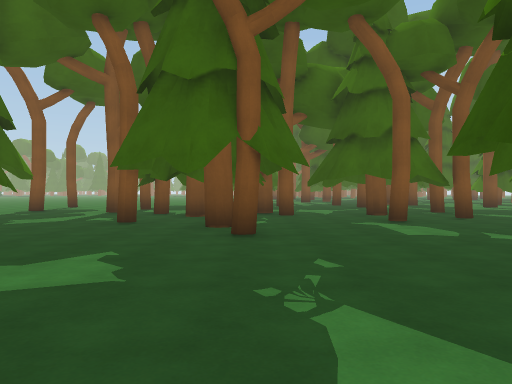
view 1 (above)

24 first-person views from a walk through a 3-D level made in the Unity game engine. The camera is 1.3 m above the floor, looks level and sees 70° across. The floor is counted in squares, 2 m on a side. Each view is taken from the middle of a square. On the plan, view 1 faces up. The plan holds only what a view shows up to about 11 squares ahead; the rest is blank. The place goes on beyond the plan. The player is left out.

view 2
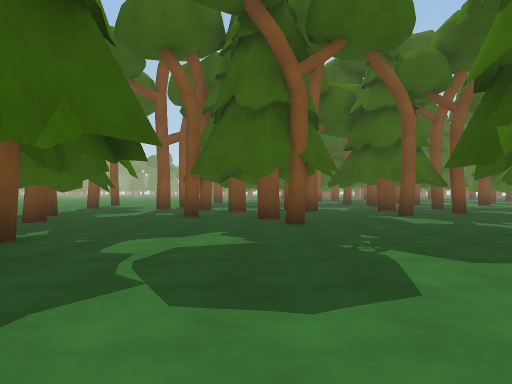

view 3
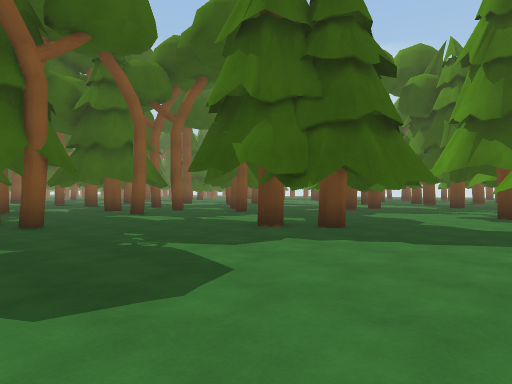

view 4
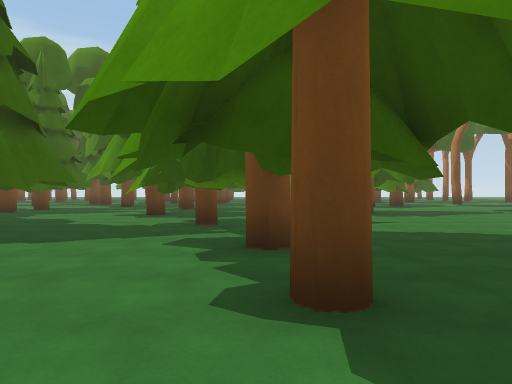

view 5
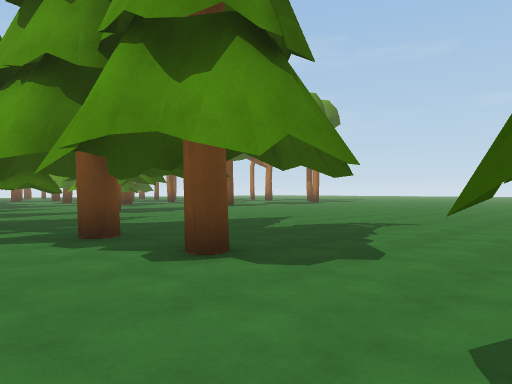

view 6
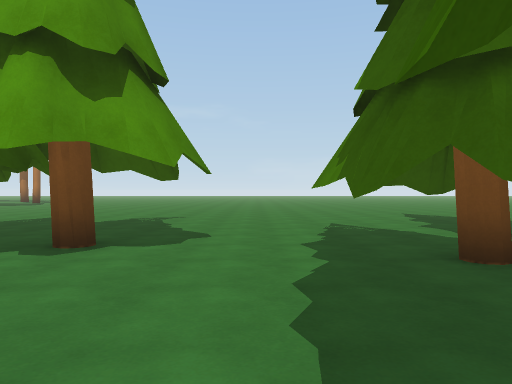

view 7
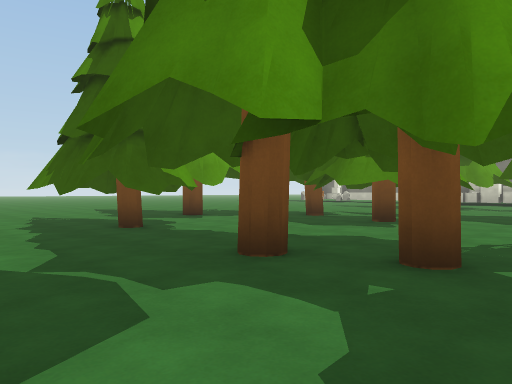

view 8
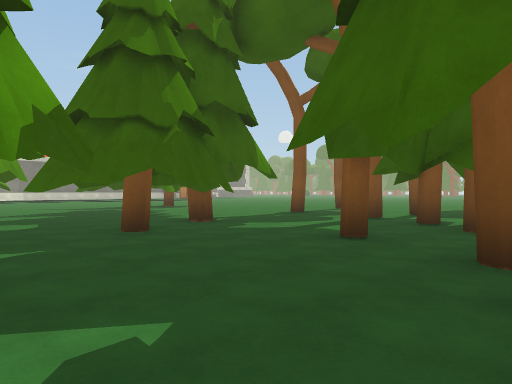

view 9
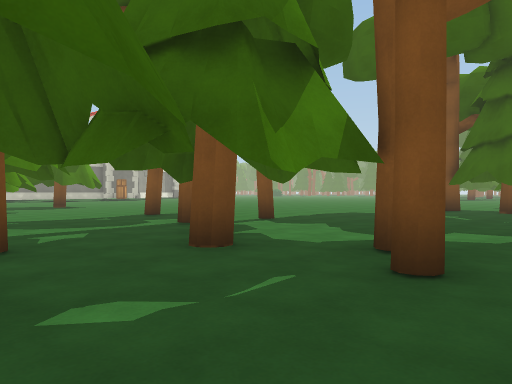

view 10
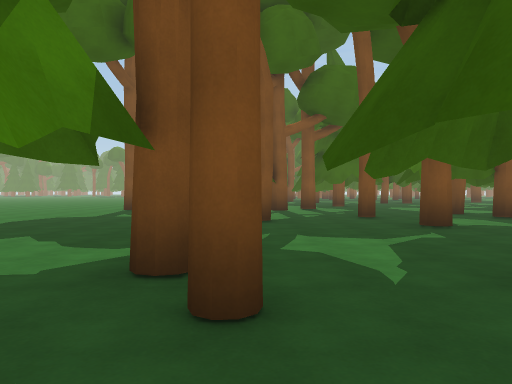

view 11
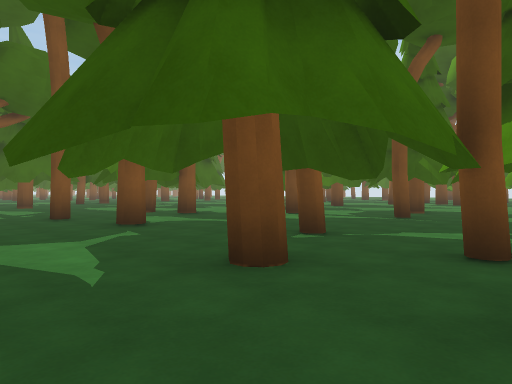

view 12
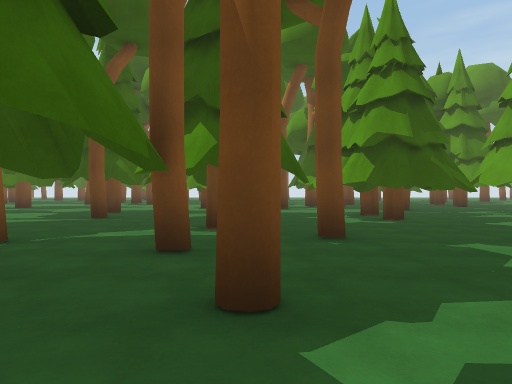

view 13
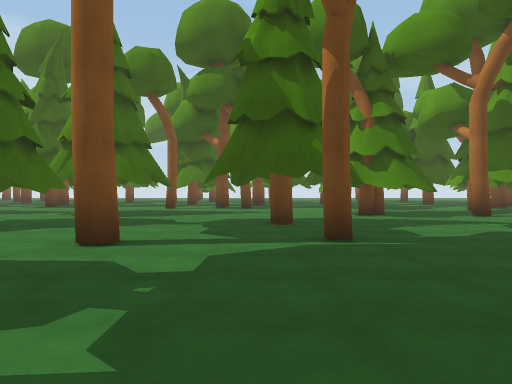

view 14
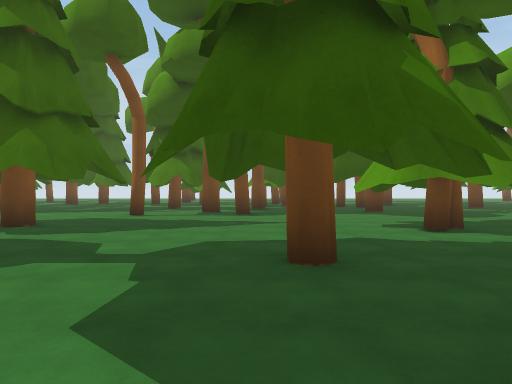

view 15
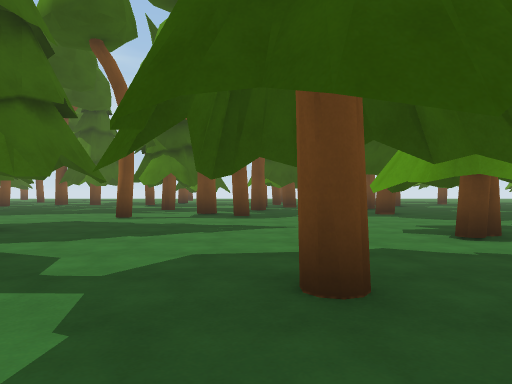

view 16
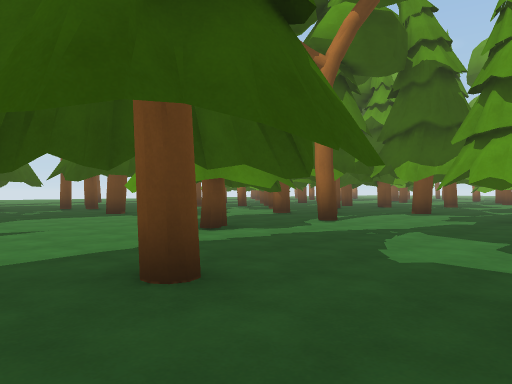

view 17
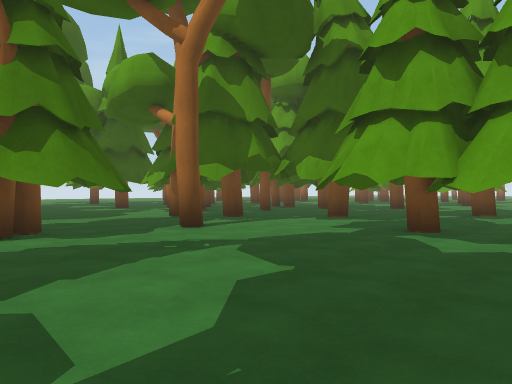

view 18
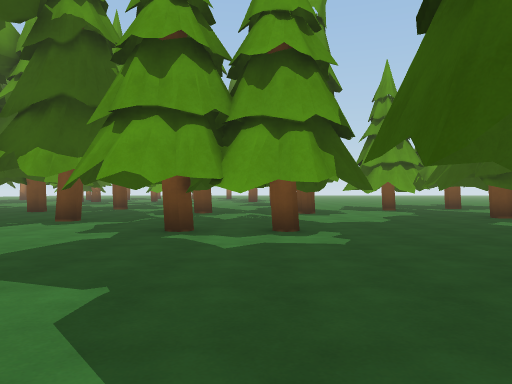

view 19
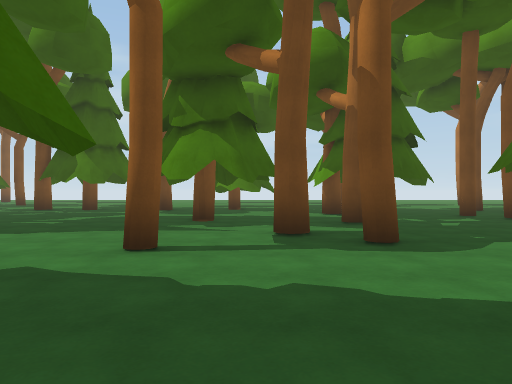

view 20
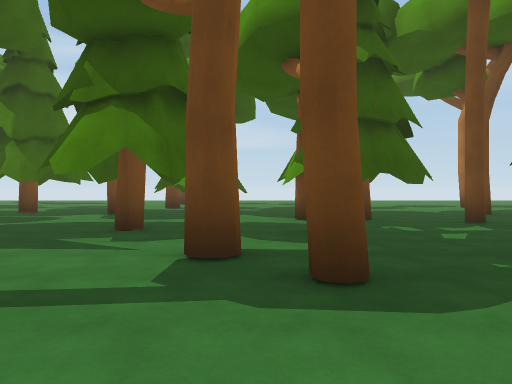

view 21
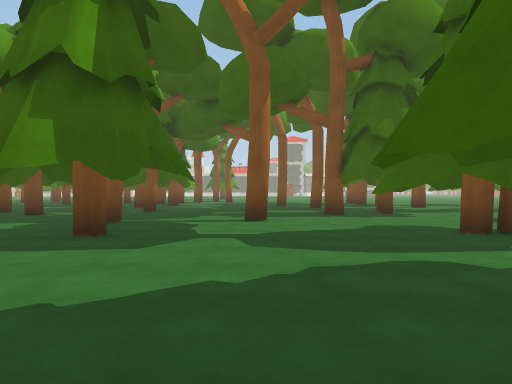

view 22
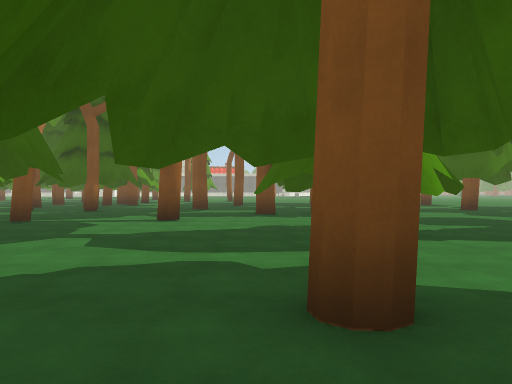

view 23
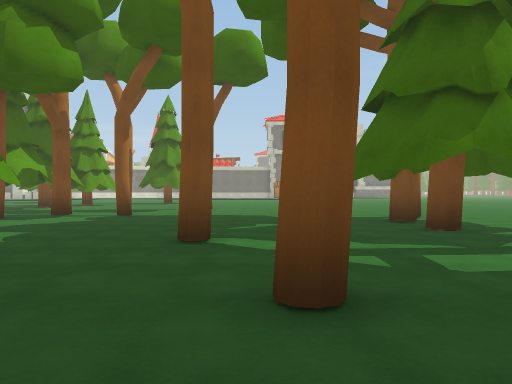

view 24
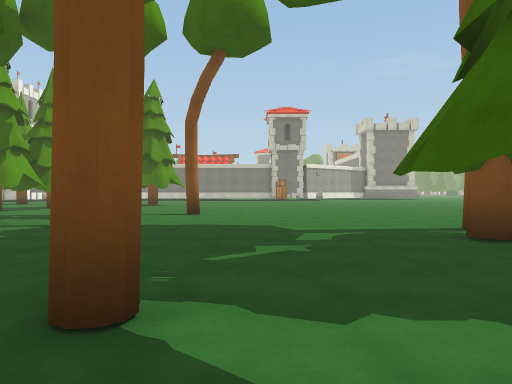

### Floor plan
Key: @ floor where view 1 was taken; # wall or solid block; x gap in a wall; . floor; T thing the floor can be seen under or through.
Columns run from 8 left of view 1 to 28 right of it. Each row starts with its distance up from view 1.
 20 ......#.#....    ...##...      ....
 19 .............. # ..###... ...........
 18 ........#..... ....###..#...........#
 17 ............#..#....##........... ..#
 16 .........#...............#.#...#. ..#
 15 ............#.....#...........#....
 14 ....................#........#.......
 13  .....................#.....#..#. #..
 12 .#..x.#...#..T....#x#...........
 11 ....##..#....T.......#.TT.... .....
 10 .. ...#..#.#.T..#......TTT.... ......
  9 ... ....#....T..##.....TTT...# .#....
  8  #.T.#.. ..#.. ........TT...     ....
  7 .TTT.. .. ....##.......T.....      #.
  6 .TT T...# .......TTTT.. .#...
  5 .TTT .. ... ....TTTTTT. ..
  4 ..#.. ...... ...TTTT T. ..
  3 ....#......T T....TTT.#
  2  ..#.. ...TTTT.. .... .
  1  #..#.....TT T....  . . ..
  0 ##. ....@..TT.. x...#.....
 -1 #...#.....T..###.. ..
 -2 ...###...T..### ..
 -3   ####..#.#.###...
 -4  .................
 -5  #.....#..#......
 -6    ..............#
 -7   .............. .
 -8  .................
 -9  .................

Positions as (right, up) in squares from view 1, and headings:
1: (0, 0), facing up
2: (-1, -2), facing up
3: (-2, -2), facing up-right
4: (-2, -3), facing right
5: (-3, -1), facing down-right
6: (-2, 1), facing down
7: (-1, 4), facing down-left
8: (0, 3), facing up-left
9: (2, 7), facing up-left
10: (1, 8), facing up
11: (1, 8), facing up-right
12: (1, 8), facing right
13: (5, 13), facing right
14: (9, 13), facing right
15: (10, 13), facing right
16: (10, 14), facing down-right
17: (9, 11), facing down-right
18: (10, 11), facing down
19: (15, 15), facing right
20: (17, 14), facing right
21: (18, 15), facing left
22: (18, 17), facing left
23: (6, 17), facing left
24: (3, 17), facing left
